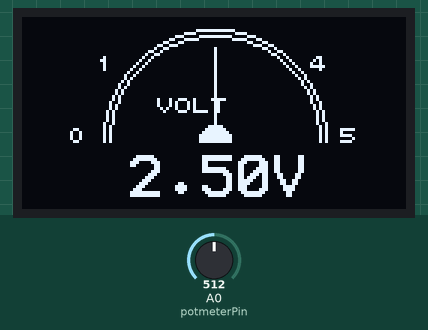
Recording of a sketch running on a simulated Arduino Uno, built with avr-gcc and run on an emulated ATmega328P. On the bench: 128×64 one-colour display. The inputs (shaded band) are chosen by the test bench; at power-on: A0 (potmeterPin) = 512.

Above: at 1.2 s.
1.3 s: A0 (potmeterPin) set to 716
At 2.8 s:
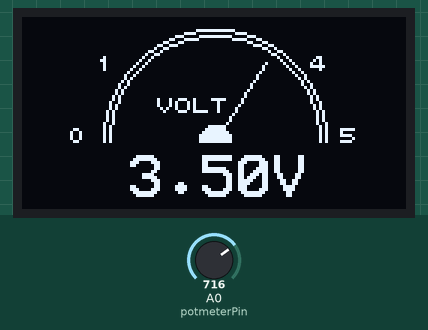
3.1 s: A0 (potmeterPin) set to 900
At 4.6 s:
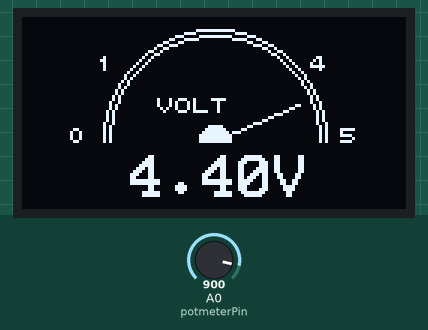
4.9 s: A0 (potmeterPin) set to 1023
At 5.4 s:
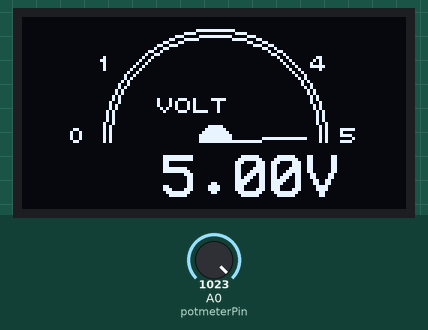
Timing chart, 0 to 7.9 s (numbered marks = the images above; inputs shaded):
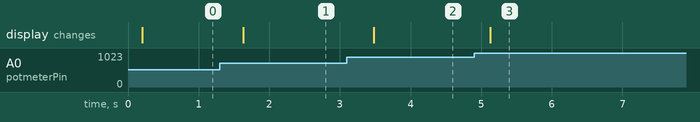

The sketch:

oled-gauge.ino
```cpp
/*
 Analog gauge v1.02
 - Shows half circle gauge with scale labels
 - Shows digital value, 00 - 100 aligned
 - Shows gauge label
 21/12/2015 - Rudi Imbrechts
 http://arduinows.blogspot.com

*/
#include "U8glib.h"

U8GLIB_SH1106_128X64 u8g(U8G_I2C_OPT_NONE); // SW SPI Com: SCK = 13, MOSI = 11, CS = 10, A0 = 9, Res = 12
//U8GLIB_SH1106_128X64 u8g(10, 9, 12, 11, 13); // SW SPI Com: SCK = 13, MOSI = 11, CS = 10, A0 = 9, Res = 12
                                                // For OLED display with SH1106 driver. If you use another display,
                                                // then please check the u8glib documentation and website at
                                                // https://github.com/olikraus/u8glib

int xmax=128;                                   // max length x-axis
int ymax=62;                                    // max length y-axis
int xcenter=xmax/2;                             // center of x-axis
int ycenter=ymax/2+10;                          // center of y-axis
int arc=ymax/2;
int angle=0;
char* label[] = {"VOLT","PodPi","LABEL3", "VOLT"};      // some custom gauge labels
int labelXpos[] = {53, 45, 49, 53};                     // predefined x-position of a gauge label
#define potmeterPin A0                                  // simulate analogue value with potentiometer
int p, w, m;
u8g_uint_t xx=0;

// ------------------------------------------------- void gauge() ------------------------------------------
void gauge(uint8_t angle, int volt) {

  // draw border of the gauge
  u8g.drawCircle(xcenter,ycenter,arc+6, U8G_DRAW_UPPER_RIGHT);
  u8g.drawCircle(xcenter,ycenter,arc+4, U8G_DRAW_UPPER_RIGHT);
  u8g.drawCircle(xcenter,ycenter,arc+6, U8G_DRAW_UPPER_LEFT);
  u8g.drawCircle(xcenter,ycenter,arc+4, U8G_DRAW_UPPER_LEFT);

  // draw the needle
  float x1=sin(2*angle*2*3.14/360);              // needle position
  float y1=cos(2*angle*2*3.14/360);
  u8g.drawLine(xcenter, ycenter, xcenter+arc*x1, ycenter-arc*y1);
  u8g.drawDisc(xcenter, ycenter, 5, U8G_DRAW_UPPER_LEFT);
  u8g.drawDisc(xcenter, ycenter, 5, U8G_DRAW_UPPER_RIGHT);
  u8g.setFont(u8g_font_chikita);
//  u8g.setFont(u8g_font_fub11);

  // show scale labels
  u8g.drawStr( 16, 42, "0");
  u8g.drawStr( 26, 18, "1");  //25,18
  //u8g.drawStr( 34, 12, "2");  //60,14
  //u8g.drawStr( 60, 18, "3");  //95,18
  u8g.drawStr( 96, 18, "4"); //105,42
  u8g.drawStr( 106, 42, "5"); //105,42

  // show gauge label
  u8g.setPrintPos(labelXpos[1],32);
  u8g.print(label[0]);

  // show digital value and align its position
  u8g.setFont(u8g_font_profont22);
  u8g.setPrintPos(54,60);
  if (w<10){                                    // leading 0 when value less than 10
    u8g.print("0");
  } else if (w>99) {                                   // position at 100%
    u8g.setPrintPos(47,60);
  } else {
    u8g.setPrintPos(36,60);
  }
  float v = (float(5)*volt/1023);
  u8g.print(v);
  u8g.print("V");
}

// ------------------------------------------------- void setup() ------------------------------------------
void setup(void) {
  pinMode(potmeterPin, INPUT);
  u8g.setFont(u8g_font_chikita);
  u8g.setColorIndex(1);                         // Instructs the display to draw with a pixel on.

  // assign default color value
  if ( u8g.getMode() == U8G_MODE_R3G3B2 ) {
    u8g.setColorIndex(255);                     // white
  }
  else if ( u8g.getMode() == U8G_MODE_GRAY2BIT ) {
    u8g.setColorIndex(3);                       // max intensity
  }
  else if ( u8g.getMode() == U8G_MODE_BW ) {
    u8g.setColorIndex(1);                       // pixel on
  }
  else if ( u8g.getMode() == U8G_MODE_HICOLOR ) {
    u8g.setHiColorByRGB(255,255,255);
  }
}

// ------------------------------------------------- void loop() ------------------------------------------

void loop(void) {


  p = analogRead(potmeterPin);                  // get value from potmeter
  w = map(p,0,1023,0,100);                      // map it between 0 and 100
  m = map(p,0,1023,0,90);                       // map needle movement

  // show needle and dial
  xx = m;                                      // 135 = zero position, 180 = just before middle, 0 = middle, 45 = max
  if (xx<45){                                   // positie correctie
    xx=xx+135;
  }
  else {
    xx=xx-45;
  }

  // picture loop
  {
    u8g.firstPage();
    do {
      gauge(xx, p);
    }
    while( u8g.nextPage() );
  }
}
```

Measured:
- after the input at 1.3 s, the display: changes after 0.33 s (image 1)
- after the input at 3.1 s, the display: changes after 0.38 s (image 2)
- after the input at 4.9 s, the display: changes after 0.23 s (image 3)
